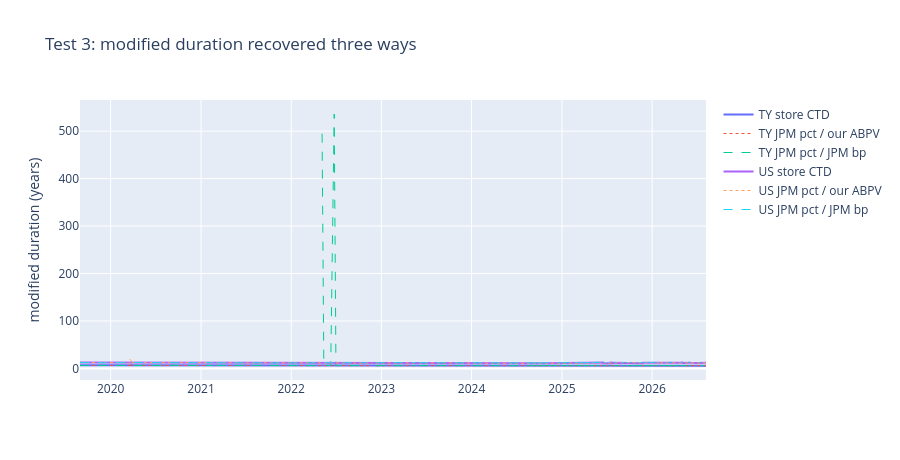

Notebook code cell kept with this figure:
### Code cell
fig = go.Figure()
for root, g in JD.dropna(subset=["ctd_mod_duration"]).groupby("root"):
    g = g.groupby("as_of")[["dur_cross", "dur_jpm", "ctd_mod_duration"]].median()
    fig.add_trace(go.Scatter(x=g.index, y=g["ctd_mod_duration"], name=f"{root} store CTD",
                             line=dict(width=2)))
    fig.add_trace(go.Scatter(x=g.index, y=g["dur_cross"], name=f"{root} JPM pct / our ABPV",
                             line=dict(width=1, dash="dot")))
    fig.add_trace(go.Scatter(x=g.index, y=g["dur_jpm"], name=f"{root} JPM pct / JPM bp",
                             line=dict(width=1, dash="dash")))
fig.update_layout(height=460, title="Test 3: modified duration recovered three ways",
                  yaxis_title="modified duration (years)")
fig.show()

VERDICT["test3_duration_bridge"] = {
    "per_root": t3.round(6).to_dict("index"),
    "abpv_over_jpm_bp_annualised": t3b.round(6).to_dict("index"),
}

### Figure 1 — Plotly figure (JSON) as saved in the notebook; plotly's stock layout.template omitted (floating-point values rounded to 4 significant figures; data arrays with more than 128 entries replaced by an {"elided": "..."} marker saying what was removed)
{"data": [{"line": {"width": 2}, "name": "TY store CTD", "type": "scatter", "x": {"elided": "706 str values"}, "y": {"elided": "706 float values"}}, {"line": {"dash": "dot", "width": 1}, "name": "TY JPM pct / our ABPV", "type": "scatter", "x": {"elided": "706 str values"}, "y": {"elided": "706 float values"}}, {"line": {"dash": "dash", "width": 1}, "name": "TY JPM pct / JPM bp", "type": "scatter", "x": {"elided": "706 str values"}, "y": {"elided": "706 float values"}}, {"line": {"width": 2}, "name": "US store CTD", "type": "scatter", "x": {"elided": "701 str values"}, "y": {"elided": "701 float values"}}, {"line": {"dash": "dot", "width": 1}, "name": "US JPM pct / our ABPV", "type": "scatter", "x": {"elided": "701 str values"}, "y": {"elided": "701 float values"}}, {"line": {"dash": "dash", "width": 1}, "name": "US JPM pct / JPM bp", "type": "scatter", "x": {"elided": "701 str values"}, "y": {"elided": "701 float values"}}], "layout": {"height": 460, "title": {"text": "Test 3: modified duration recovered three ways"}, "yaxis": {"title": {"text": "modified duration (years)"}}}}
